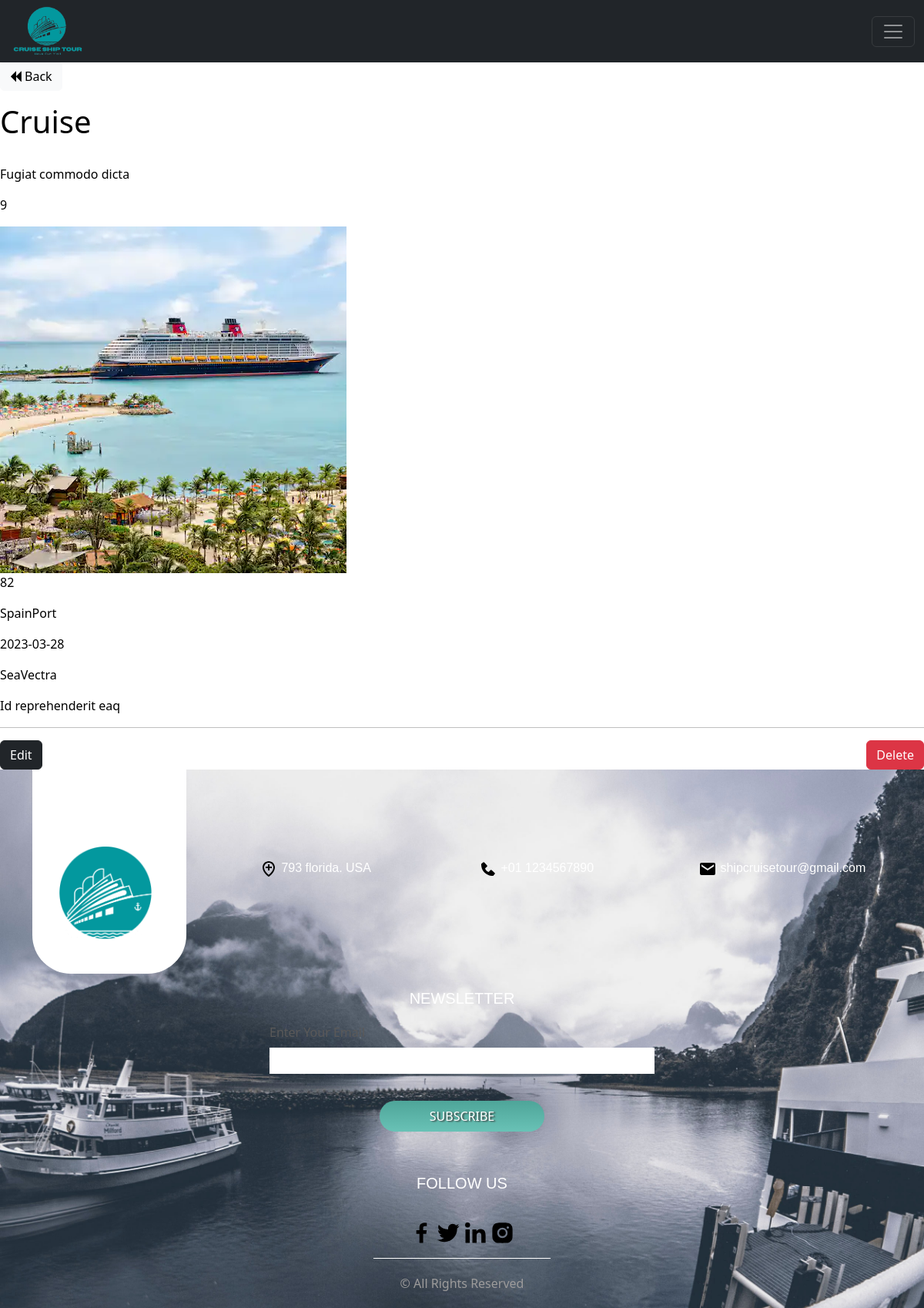
The app's page /cruises/show/101 (signed in) with its own data.
### tables this page shows
CREATE TABLE `cruises` (
  `id` int(5) NOT NULL,
  `prix` int(5) NOT NULL,
  `image` varchar(255) NOT NULL,
  `nombre_nuits` int(2) NOT NULL,
  `port_depart` varchar(30) NOT NULL,
  `date_depart` date NOT NULL,
  `id_ship` int(5) NOT NULL,
  `nom` varchar(300) NOT NULL,
  `descriptif` varchar(10000) NOT NULL,
  `itineraire` varchar(255) NOT NULL
);

CREATE TABLE `ships` (
  `id` int(2) NOT NULL,
  `nom` varchar(20) NOT NULL,
  `nombre_chambres` int(2) NOT NULL,
  `nombre_places` int(2) NOT NULL,
  `image` varchar(255) NOT NULL
);

### app/controllers/Cruises.php (called while the page is built, shortened)
<?php
  class Cruises extends Controller{
  protected $cruiseModel;
    public function __construct(){
       $this->cruiseModel = $this->model('Cruise');
    }
    public function show($id){
      $cruise = $this->cruiseModel->getCruisesShipsPortsById($id);
      $data = [
        'cruise' => $cruise
      ];
      $this->view('cruises/show', $data);
    }
  }

### app/libraries/Core.php (called while the page is built, shortened)
<?php
  class Core {
    protected $currentMethod = 'index';
    public function __construct(){
      $url = $this->getUrl();
            if(file_exists('../app/controllers/'.ucwords($url[0]).'.php')){
        unset($url[0]);
      }
      $this->currentController = new $this->currentController;
      if(isset($url[1])){
        if(method_exists($this->currentController, $url[1])){
          $this->currentMethod = $url[1];
          unset($url[1]);
        }
      }
      $this->params = $url ? array_values($url) : [];
      call_user_func_array([$this->currentController, $this->currentMethod], $this->params);
    }
    public function getUrl(){
        if(isset($_GET['url'])){
          $url = rtrim($_GET['url'], '/');
          $url = filter_var($url, FILTER_SANITIZE_URL);
          $url = explode('/', $url);
          return $url;
        }
    }
  }

### public/index.php (called while the page is built, shortened)
<?php
  $init = new Core;

### app/libraries/Database.php (called while the page is built, shortened)
<?php
class Database {
	private $host = DB_HOST;
	private $user = DB_USER;
	private $pass = DB_PASS;
	private $dbname = DB_NAME;
	private $dbh;
	private $stmt;
	public function __construct() {
		$dsn = 'mysql:host=' . $this->host . ';dbname=' . $this->dbname;
		$options = array (
			PDO::ATTR_PERSISTENT => true,
			PDO::ATTR_ERRMODE => PDO::ERRMODE_EXCEPTION
		);
		try {
			$this->dbh = new PDO ($dsn, $this->user, $this->pass, $options);
		}
		catch ( PDOException $e ) {
			$this->error = $e->getMessage();
		}
	}
	public function query($query) {
		 $this->stmt = $this->dbh->prepare($query);
	}
	public function bind($param, $value, $type = null) {
		if (is_null ($type)) {
			switch (true) {
				default :
					$type = PDO::PARAM_STR;
			}
		}
		$this->stmt->bindValue($param, $value, $type);
	}
	public function execute(){
		return $this->stmt->execute();
	}
	public function single(){
		$this->execute();
		return $this->stmt->fetch(PDO::FETCH_OBJ);
	}
}

### app/models/Cruise.php (called while the page is built, shortened)
<?php
  class Cruise {
    private $db;
    public function __construct(){
      $this->db = new Database;
    }
    public function getCruisesShipsPortsById($id){
      $this->db->query('SELECT cruises.*,
                      ships.nom as shipnom
                      FROM cruises
                      INNER JOIN ships
                      ON cruises.id_ship = ships.id
                      WHERE cruises.id =:id');
      $this->db->bind(':id', $id);
      $row = $this->db->single();
      return $row;
    }
  }

### app/views/cruises/show.php (the view)
<?php require APPROOT . '/views/inc/header.php'; ?>
<div class="show showCruise" style="margin-top: 80px;" >
  <a href="<?php echo URLROOT; ?>/cruises" class="btn btn-light mb-3"><i class="fa fa-backward" aria-hidden="true"></i> Back</a>
  <br>
  <?php
  if($_SESSION['user_id']) : ?>
  <h1>Cruise</h1>
  <br>
  <p><?php echo $data['cruise']->nom; ?></p>
  <p><?php echo $data['cruise']->prix; ?></p>
  <div><img src="../<?=$data['cruise']->image;?>" ></div>
  <p><?= $data['cruise']->nombre_nuits; ?></p>
  <p><?= $data['cruise']->port_depart; ?></p>
  <p><?= $data['cruise']->date_depart; ?></p>
  <p><?= $data['cruise']->shipnom; ?></p>
  <p><?= $data['cruise']->descriptif; ?></p>
    <hr>
    <a class="btn btn-dark" href="<?= URLROOT; ?>/cruises/edit/<?= $data['cruise']->id; ?>">Edit</a>
    <form class="pull-right"
    action="<?= URLROOT; ?>/cruises/delete/<?= $data['cruise']->id; ?>" method="post">
      <input type="submit"
       class="btn btn-danger" value="Delete">
    </form>
  <?php endif; ?>
  </div>
<?php require APPROOT . '/views/inc/footer.php'; ?>

### public/css/style.css (style rules this page uses)
body { overflow-x: hidden; }
body:not(.light) { background: #ffffff; color: rgb(0, 0, 0); }
.show { color: #000000 !important; }
a { text-decoration: none !important; color: #d8e8f5; font-family: Arial, Helvetica, sans-serif; }

### records on screen
cruises: nom "Fugiat commodo dicta", prix "9", image (picture), nombre_nuits "82", port_depart "SpainPort", date_depart "2023-03-28", id_ship.nom "SeaVectra", descriptif "Id reprehenderit eaq"
